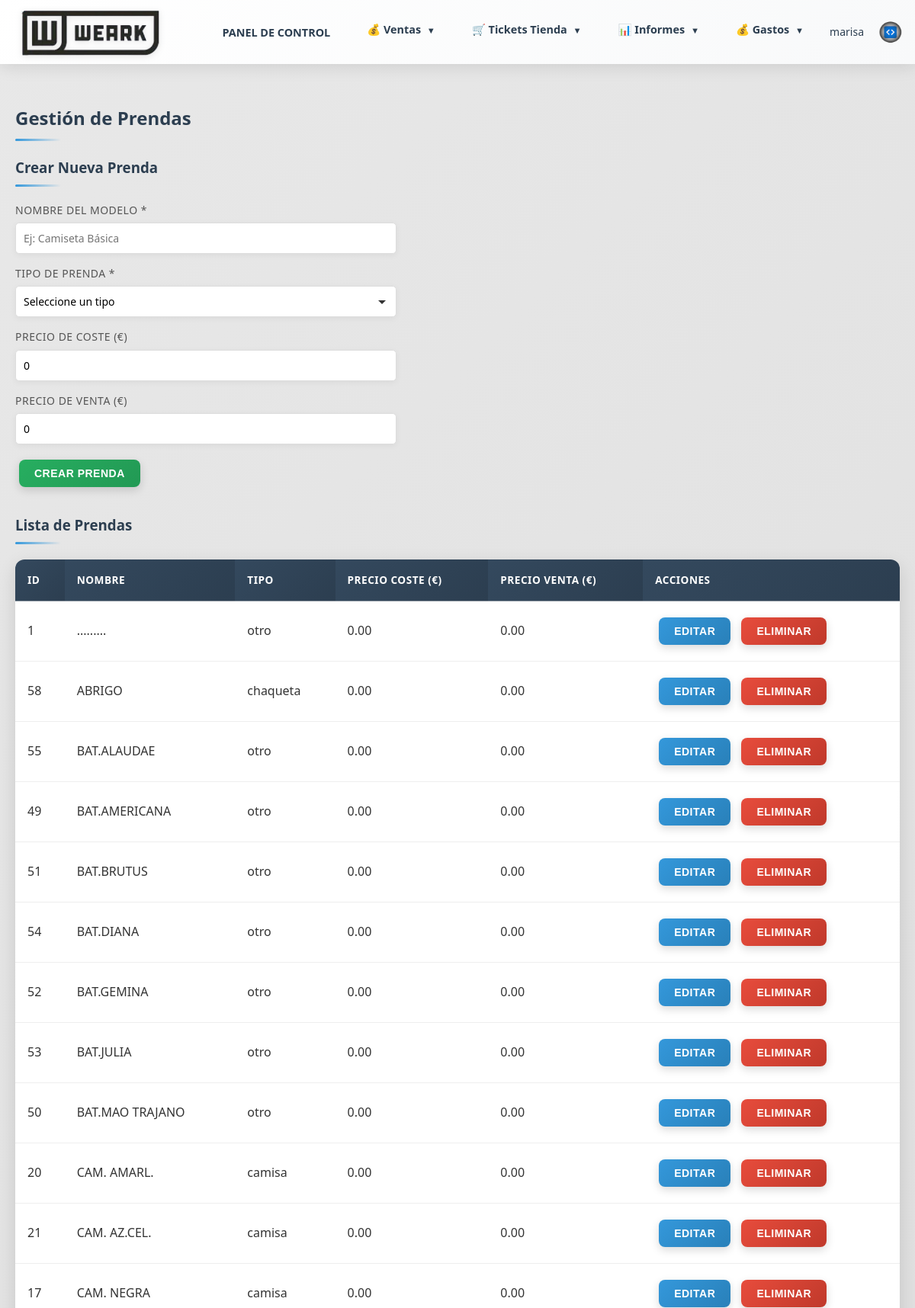
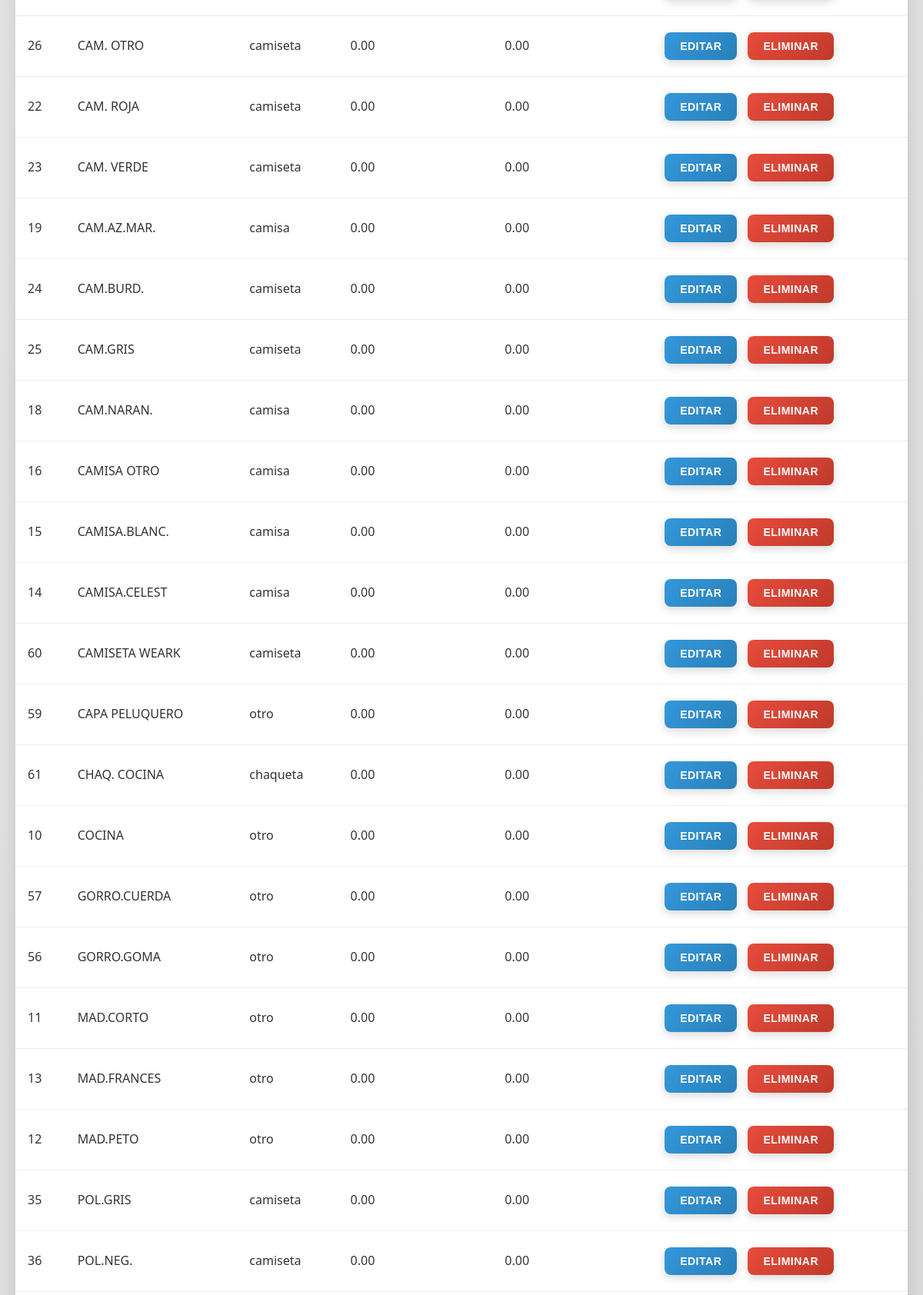
Page /prendas (signed in, upper part) on the committed database (2 pictures, top to bottom).
### models.py (models this page shows, shortened)
class Usuario(db.Model, UserMixin):
    __tablename__ = 'usuarios'
    id = db.Column(db.Integer, primary_key=True)
    usuario = db.Column(db.String(80), nullable=False, unique=True)
    password_hash = db.Column(db.String(255), nullable=False)
    correo = db.Column(db.String(100), nullable=False)
    telefono = db.Column(db.String(50))
    rol = db.Column(db.String(50), nullable=False)  # comercial, administracion, supervisor, usuario
    fecha_creacion = db.Column(db.DateTime, default=datetime.utcnow)
    ultimo_acceso = db.Column(db.DateTime)
    activo = db.Column(db.Boolean, default=True, nullable=False)
    def is_supervisor(self):
        return self.rol == 'supervisor'

class Prenda(db.Model):
    __tablename__ = 'prendas'
    id = db.Column(db.Integer, primary_key=True)
    nombre = db.Column(db.String(200), nullable=False)
    tipo = db.Column(db.String(50), nullable=False)  # pantalon, camisa, zapato, camiseta, etc.
    precio_coste = db.Column(db.Numeric(10, 2), nullable=False, default=0)  # Precio de coste
    precio_venta = db.Column(db.Numeric(10, 2), nullable=False, default=0)  # Precio de venta
    lineas_pedido = db.relationship('LineaPedido', backref='prenda', lazy=True)
    lineas_presupuesto = db.relationship('LineaPresupuesto', backref='prenda', lazy=True)

### routes/prendas.py (the view, shortened to what this page needs)
@prendas_bp.route('/prendas', methods=['GET', 'POST'])
@login_required
def gestion_prendas():
    prendas = Prenda.query.order_by(Prenda.nombre).all()
    return render_template('prendas.html', prendas=prendas)

### app.py (called while the page is built)
@login_manager.user_loader
def load_user(user_id):
    from models import Usuario, Cliente
    if user_id.startswith('cliente_'):
        cliente_id = int(user_id.replace('cliente_', ''))
        cliente = Cliente.query.get(cliente_id)
        if cliente and cliente.tiene_acceso_web():
            return cliente
        return None
    else:
        return Usuario.query.get(int(user_id))

### templates/prendas.html (shortened to what this page needs)
{% extends "base.html" %}
{% block content %}
<h2>Gestión de Prendas</h2>
<div style="margin-bottom: 30px;">
    <h3>Crear Nueva Prenda</h3>
    <form method="POST" style="max-width: 500px;">
        <div class="form-group">
            <label for="nombre">Nombre del Modelo *</label>
            <input type="text" name="nombre" id="nombre" required placeholder="Ej: Camiseta Básica">
        </div>
        <div class="form-group">
            <label for="tipo">Tipo de Prenda *</label>
            <select name="tipo" id="tipo" required>
                <option value="">Seleccione un tipo</option>
            </select>
        </div>
        <div class="form-group">
            <label for="precio_coste">Precio de Coste (€)</label>
            <input type="number" name="precio_coste" id="precio_coste" step="0.01" min="0" value="0" placeholder="0.00">
        </div>
        <div class="form-group">
            <label for="precio_venta">Precio de Venta (€)</label>
            <input type="number" name="precio_venta" id="precio_venta" step="0.01" min="0" value="0" placeholder="0.00">
        </div>
        <button type="submit" class="btn btn-success">Crear Prenda</button>
    </form>
</div>
<h3>Lista de Prendas</h3>
{% if prendas %}
<table>
    <thead>
        <tr>
            <th>ID</th>
            <th>Nombre</th>
            <th>Tipo</th>
            <th>Precio Coste (€)</th>
            <th>Precio Venta (€)</th>
            <th>Acciones</th>
        </tr>
    </thead>
    <tbody>
        {% for prenda in prendas %}
        <tr>
            <td>{{ prenda.id }}</td>
            <td>{{ prenda.nombre }}</td>
            <td>{{ prenda.tipo }}</td>
            <td>{{ "%.2f"|format(prenda.precio_coste|float) if prenda.precio_coste else "0.00" }}</td>
            <td>{{ "%.2f"|format(prenda.precio_venta|float) if prenda.precio_venta else "0.00" }}</td>
            <td>
                <button onclick="abrirModalEditar({{ prenda.id }}, '{{ prenda.nombre }}', '{{ prenda.tipo }}', {{ "%.2f"|format(prenda.precio_coste|float) if prenda.precio_coste else 0 }}, {{ "%.2f"|format(prenda.precio_venta|float) if prenda.precio_venta else 0 }})" class="btn btn-primary" style="margin-right: 5px;">Editar</button>
                <form method="POST" action="{{ url_for('prendas.eliminar_prenda', id=prenda.id) }}" style="display: inline;" onsubmit="return confirm('¿Está seguro de eliminar esta prenda?');">
                    <button type="submit" class="btn btn-danger">Eliminar</button>
                </form>
            </td>
        </tr>
        {% endfor %}
    </tbody>
</table>
{% else %}
<p>No hay prendas registradas.</p>
{% endif %}
{% endblock %}

### templates/base.html (shortened to what this page needs)
<!DOCTYPE html>
<html lang="es">
<head>
    <link rel="stylesheet" href="{{ url_for('static', filename='css/style.css') }}">
</head>
<body>
    <header>
        <div class="container header-wrapper">
            <a href="{{ url_for('index.index') }}" style="text-decoration: none; display: flex; align-items: center;">
                <img src="{{ url_for('static', filename='logo_base.png') }}" alt="Logo" class="header-logo">
            </a>
            <nav id="mainNav">
                {% if current_user.is_authenticated %}
                    <a href="{{ url_for('index.index') }}">PANEL DE CONTROL</a>
                    <div class="dropdown">
                        <a href="#" class="dropdown-toggle">💰 Ventas <span class="dropdown-arrow">▼</span></a>
                    </div>
                    <div class="dropdown">
                        <a href="#" class="dropdown-toggle">🛒 Tickets Tienda <span class="dropdown-arrow">▼</span></a>
                    </div>
                    <div class="dropdown">
                        <a href="#" class="dropdown-toggle">📊 Informes <span class="dropdown-arrow">▼</span></a>
                    </div>
                    <div class="dropdown">
                        <a href="#" class="dropdown-toggle">💰 Gastos <span class="dropdown-arrow">▼</span></a>
                    </div>
                    <div class="user-menu">
                        <span class="user-name">{{ current_user.usuario }}</span>
                        <a href="{{ url_for('auth.logout') }}" class="logout-btn-circle" title="Cerrar Sesión">
                            <img src="{{ url_for('static', filename='logo_jm.png') }}" alt="Cerrar Sesión" style="width: 100%; height: 100%; object-fit: contain;">
                        </a>
                    </div>
                {% endif %}
            </nav>
        </div>
    </header>
    <div class="container">
        {% block content %}{% endblock %}
    </div>
</body>
</html>

### templates/prendas.html (style rules this page uses)
.form-group { margin-bottom: 15px; }
.form-group label { display: block; margin-bottom: 5px; font-weight: 500; color: #555; font-size: 14px; }
.form-group input, .form-group select { width: 100%; padding: 10px; border: 1px solid #ddd; border-radius: 5px; font-size: 14px; box-sizing: border-box; font-family: inherit; }

### rows in the picture
Usuario: usuario "marisa"
Prenda: id "1", nombre ".........", tipo "otro", precio_coste "0.00", precio_venta "0.00"
Prenda: id "58", nombre "ABRIGO", tipo "chaqueta", precio_coste "0.00", precio_venta "0.00"
Prenda: id "55", nombre "BAT.ALAUDAE", tipo "otro", precio_coste "0.00", precio_venta "0.00"
Prenda: id "49", nombre "BAT.AMERICANA", tipo "otro", precio_coste "0.00", precio_venta "0.00"
Prenda: id "51", nombre "BAT.BRUTUS", tipo "otro", precio_coste "0.00", precio_venta "0.00"
Prenda: id "54", nombre "BAT.DIANA", tipo "otro", precio_coste "0.00", precio_venta "0.00"
Prenda: id "52", nombre "BAT.GEMINA", tipo "otro", precio_coste "0.00", precio_venta "0.00"
Prenda: id "53", nombre "BAT.JULIA", tipo "otro", precio_coste "0.00", precio_venta "0.00"
Prenda: id "50", nombre "BAT.MAO TRAJANO", tipo "otro", precio_coste "0.00", precio_venta "0.00"
Prenda: id "20", nombre "CAM. AMARL.", tipo "camisa", precio_coste "0.00", precio_venta "0.00"
Prenda: id "21", nombre "CAM. AZ.CEL.", tipo "camisa", precio_coste "0.00", precio_venta "0.00"
Prenda: id "17", nombre "CAM. NEGRA", tipo "camisa", precio_coste "0.00", precio_venta "0.00"
Prenda: id "26", nombre "CAM. OTRO", tipo "camiseta", precio_coste "0.00", precio_venta "0.00"
Prenda: id "22", nombre "CAM. ROJA", tipo "camiseta", precio_coste "0.00", precio_venta "0.00"
Prenda: id "23", nombre "CAM. VERDE", tipo "camiseta", precio_coste "0.00", precio_venta "0.00"
Prenda: id "19", nombre "CAM.AZ.MAR.", tipo "camisa", precio_coste "0.00", precio_venta "0.00"
Prenda: id "24", nombre "CAM.BURD.", tipo "camiseta", precio_coste "0.00", precio_venta "0.00"
Prenda: id "25", nombre "CAM.GRIS", tipo "camiseta", precio_coste "0.00", precio_venta "0.00"
Prenda: id "18", nombre "CAM.NARAN.", tipo "camisa", precio_coste "0.00", precio_venta "0.00"
Prenda: id "16", nombre "CAMISA OTRO", tipo "camisa", precio_coste "0.00", precio_venta "0.00"
Prenda: id "15", nombre "CAMISA.BLANC.", tipo "camisa", precio_coste "0.00", precio_venta "0.00"
Prenda: id "14", nombre "CAMISA.CELEST", tipo "camisa", precio_coste "0.00", precio_venta "0.00"
Prenda: id "60", nombre "CAMISETA WEARK", tipo "camiseta", precio_coste "0.00", precio_venta "0.00"
Prenda: id "59", nombre "CAPA PELUQUERO", tipo "otro", precio_coste "0.00", precio_venta "0.00"
Prenda: id "61", nombre "CHAQ. COCINA", tipo "chaqueta", precio_coste "0.00", precio_venta "0.00"
Prenda: id "10", nombre "COCINA", tipo "otro", precio_coste "0.00", precio_venta "0.00"
Prenda: id "57", nombre "GORRO.CUERDA", tipo "otro", precio_coste "0.00", precio_venta "0.00"
Prenda: id "56", nombre "GORRO.GOMA", tipo "otro", precio_coste "0.00", precio_venta "0.00"
Prenda: id "11", nombre "MAD.CORTO", tipo "otro", precio_coste "0.00", precio_venta "0.00"
Prenda: id "13", nombre "MAD.FRANCES", tipo "otro", precio_coste "0.00", precio_venta "0.00"
Prenda: id "12", nombre "MAD.PETO", tipo "otro", precio_coste "0.00", precio_venta "0.00"
Prenda: id "35", nombre "POL.GRIS", tipo "camiseta", precio_coste "0.00", precio_venta "0.00"
Prenda: id "36", nombre "POL.NEG.", tipo "camiseta", precio_coste "0.00", precio_venta "0.00"
